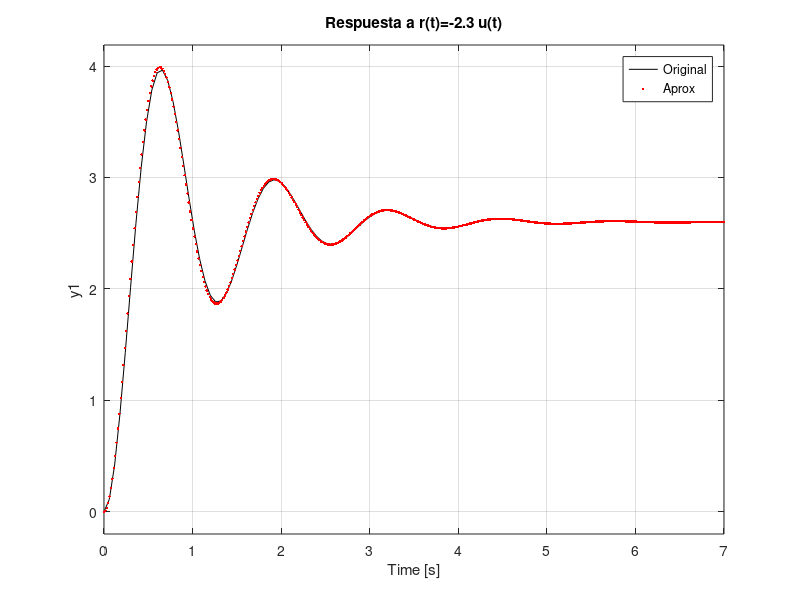
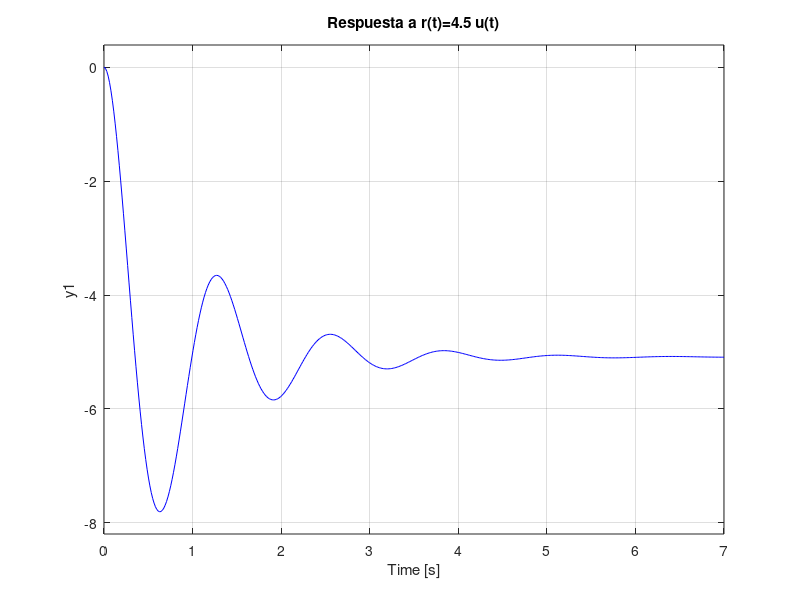
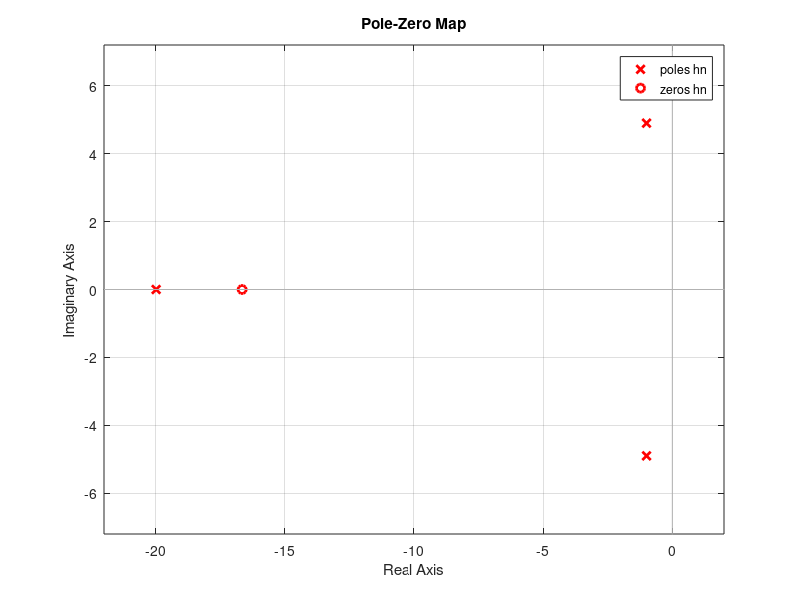
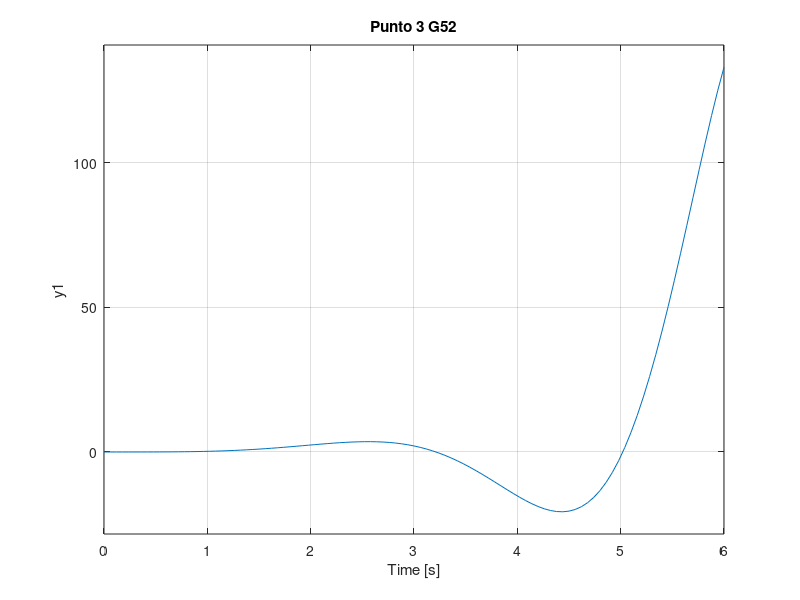

These charts were generated, in order, by the following MATLAB code:
clc
clear
close all

%---------p 1 G52--------
e=0.2;
wn=5;
k=2.6/-2.3;
h=tf(k*wn^2,[1 2*e*wn wn^2]);
figure
step(-2.3*h,'k')
grid on

%-------aproximacion-----
Ts=4;
so=(3.97-2.6)/2.6;

e_=sqrt((log(so))^2/(pi^2+(log(so))^2));
wn_=4/(Ts*e);
k_=2.6/-2.3;
h_=tf(k_*wn_^2,[1 2*e_*wn_ wn_^2]); %dinamica dominante

tao = 1/(e_*wn_);
taop = 0.05*tao;  %para polos reales despreciables
taoc = 0.06*tao; %para ceros despreciables
h2=tf(1,[taop 1])*tf([taoc 1],1); %polo adicional y cero adicional
hold on
hn=h_*h2; %sistema de tercer orden y un cero
step(-2.3*hn,'.r')
legend('Original','Aprox')
title('Respuesta a r(t)=-2.3 u(t)')

figure
step(4.5*hn,'b')
title('Respuesta a r(t)=4.5 u(t)')

figure
pzmap(hn,'r')

%---------p 1 G52--------

%----------p3 G52---------
h=tf(3,[1 0 2 3 4]);

% figure
% rlocus(h)
k=2;
hcl = feedback(h*k,1);
figure
step(hcl)
title('Punto 3 G52')
%-----------Punto a-b------
%el sistema no tiene valor de K posible para 
%garantizar estabilidad, siempre da inestable
%-----------Punto a-b------

%-----------Punto c------
%el sistema es inestable en lazo cerrado
%independiente del valor de K
%por lo tanto el ess siempre es infinito
%-----------Punto c------

%----------p3 G52---------
